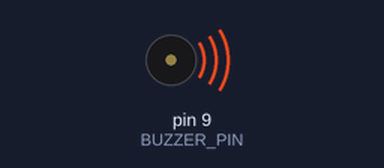
A sketch run on a simulated Arduino Uno, built with avr-gcc and run on an emulated ATmega328P. On the bench: buzzer (waves = sounding, pin HIGH).

Above: at 0.6 s.
At 3.2 s:
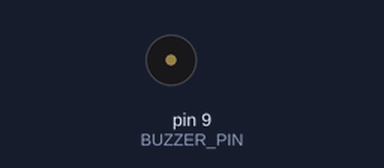
Timing chart, 0 to 4.7 s (numbered marks = the images above):
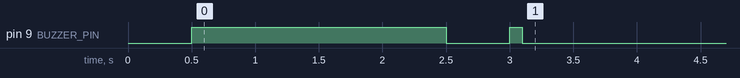

The sketch:

code.ino
```cpp
// Active buzzer unit test sketch:
//   t = 0     pin LOW
//   t = 500   pin HIGH, held for 2 s (an active buzzer sounds for the whole
//             DC level, unlike the passive buzzer's single click)
//   t = 2500  pin LOW
//   t = 3000  100 ms HIGH pulse

const int BUZZER_PIN = 9;

void setup() {
  pinMode(BUZZER_PIN, OUTPUT);
  digitalWrite(BUZZER_PIN, LOW);
  delay(500);
  digitalWrite(BUZZER_PIN, HIGH);
  delay(2000);
  digitalWrite(BUZZER_PIN, LOW);
  delay(500);
  digitalWrite(BUZZER_PIN, HIGH);
  delay(100);
  digitalWrite(BUZZER_PIN, LOW);
}

void loop() {}
```
